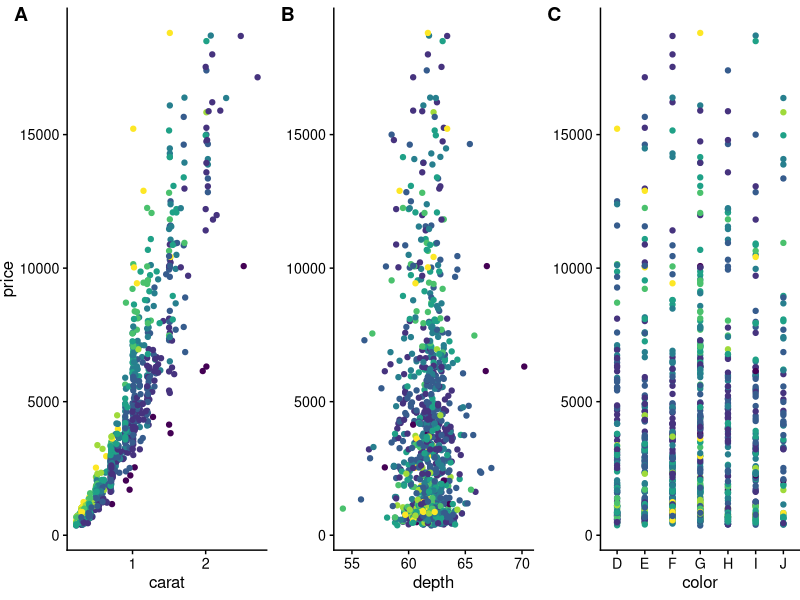
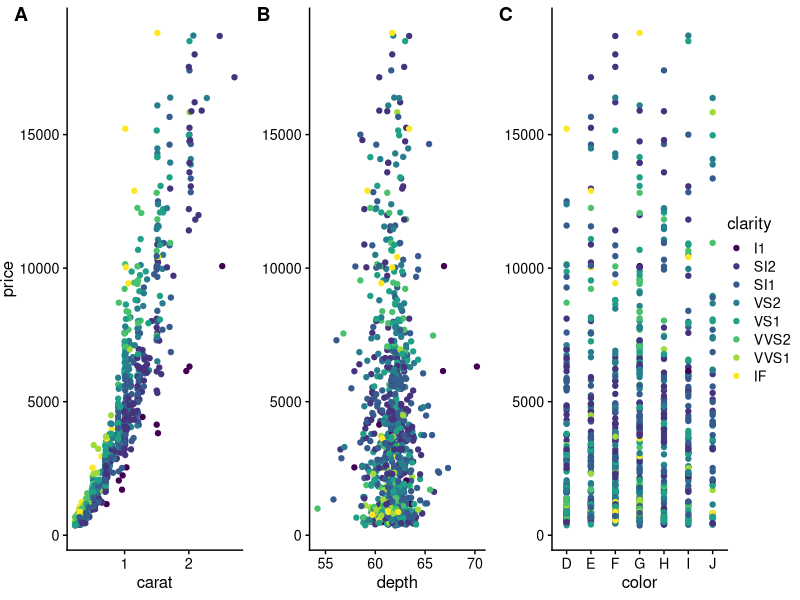
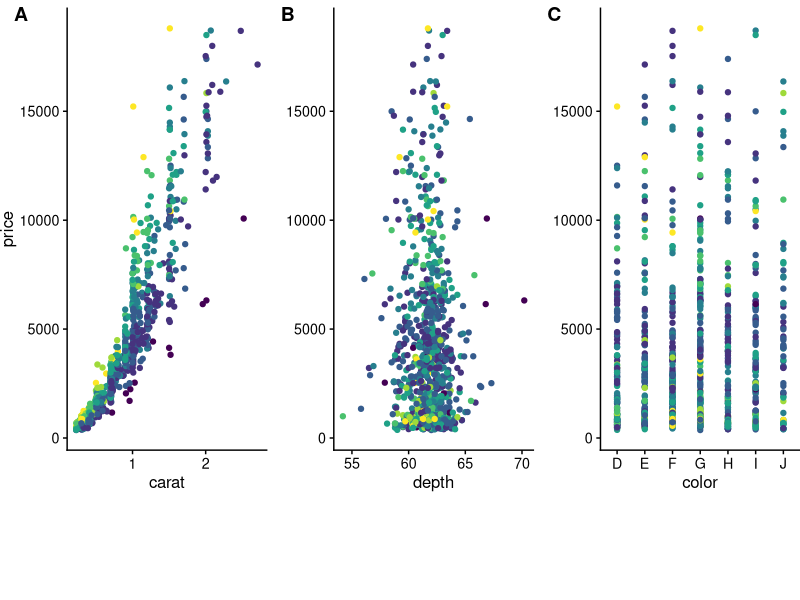
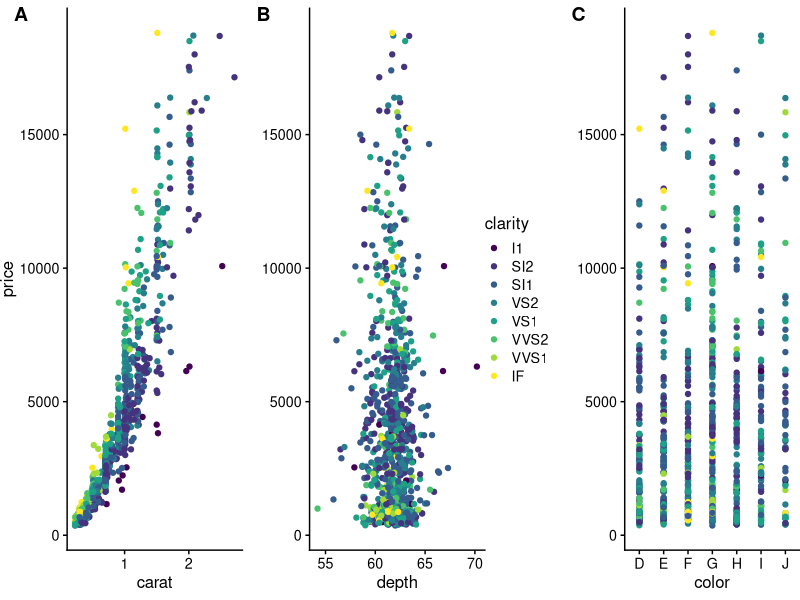
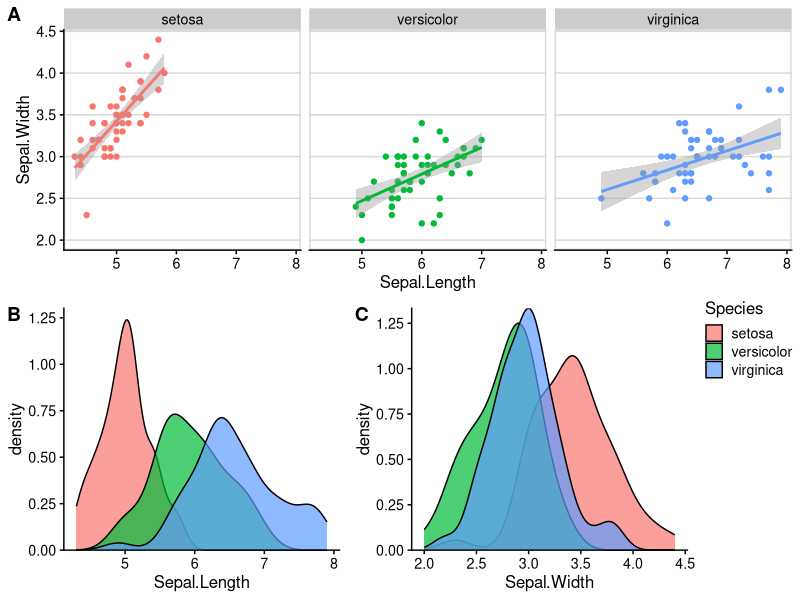

The R source for these figures, in order:
## ---- chunk 1
library(ggplot2)
library(cowplot)
library(rlang)

# down-sampled diamonds data set
dsamp <- diamonds[sample(nrow(diamonds), 1000), ]

# function to create plots
plot_diamonds <- function(xaes) {
  xaes <- enquo(xaes)
  ggplot(dsamp, aes(!!xaes, price, color = clarity)) +
    geom_point() +
    theme_half_open(12) +
    # we set the left and right margins to 0 to remove 
    # unnecessary spacing in the final plot arrangement.
    theme(plot.margin = margin(6, 0, 6, 0))
}

# make three plots
p1 <- plot_diamonds(carat)
p2 <- plot_diamonds(depth) + ylab(NULL)
p3 <- plot_diamonds(color) + ylab(NULL)

# arrange the three plots in a single row
prow <- plot_grid(
  p1 + theme(legend.position="none"),
  p2 + theme(legend.position="none"),
  p3 + theme(legend.position="none"),
  align = 'vh',
  labels = c("A", "B", "C"),
  hjust = -1,
  nrow = 1
)
prow
## ---- chunk 2
# extract the legend from one of the plots
legend <- get_legend(p1)

# add the legend to the row we made earlier. Give it one-third of 
# the width of one plot (via rel_widths).
plot_grid(prow, legend, rel_widths = c(3, .3))
## ---- chunk 3
# extract a legend that is laid out horizontally
legend_b <- get_legend(p1 + theme(legend.position = "bottom"))

# add the legend underneath the row we made earlier. Give it 10%
# of the height of one plot (via rel_heights).
plot_grid(prow, legend_b, ncol = 1, rel_heights = c(1, .2))
## ---- chunk 4
# arrange the three plots in a single row, leaving space between plot B and C
prow <- plot_grid(
  p1 + theme(legend.position="none"),
  p2 + theme(legend.position="none"),
  NULL,
  p3 + theme(legend.position="none"),
  align = 'vh',
  labels = c("A", "B", "", "C"),
  hjust = -1,
  nrow = 1,
  rel_widths = c(1, 1, .3, 1)
)

# now add in the legend
prow + draw_grob(legend, 2/3.3, 0, .3/3.3, 1)
## ---- chunk 5
# plot 1
p1 <- ggplot(iris, aes(Sepal.Length, Sepal.Width, color = Species)) + 
  geom_point() + 
  stat_smooth(method = "lm") +
  facet_grid(. ~ Species) +
  theme_half_open(12) +
  background_grid(major = 'y', minor = "none") + 
  panel_border() + 
  theme(legend.position = "none")

# plot 2
p2 <- ggplot(iris, aes(Sepal.Length, fill = Species)) +
  geom_density(alpha = .7) + 
  scale_y_continuous(expand = expand_scale(mult = c(0, 0.05))) +
  theme_half_open(12) +
  theme(legend.justification = "top")
p2a <- p2 + theme(legend.position = "none")

# plot 3
p3 <- ggplot(iris, aes(Sepal.Width, fill = Species)) +
  geom_density(alpha = .7) + 
  scale_y_continuous(expand = c(0, 0)) +
  theme_half_open(12) +
  theme(legend.position = "none")

# legend
legend <- get_legend(p2)

# align all plots vertically
plots <- align_plots(p1, p2a, p3, align = 'v', axis = 'l')

# put together the bottom row and then everything
bottom_row <- plot_grid(
  plots[[2]], plots[[3]], legend,
  labels = c("B", "C"),
  rel_widths = c(1, 1, .3),
  nrow = 1
)
plot_grid(plots[[1]], bottom_row, labels = c("A"), ncol = 1)
